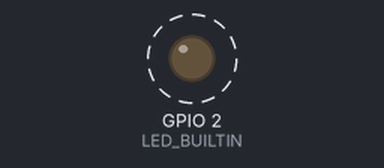
The sketch below on a simulated ESP32. Shown: output pins drawn as LEDs (lit = HIGH). Dashed ring = blinking. What the sketch prints to the serial monitor is not drawn.

Above: at 0.5 s.
Timing chart, 0 to 4.6 s (numbered marks = the images above):
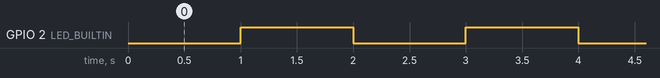

Measured:
- by itself, GPIO 2 (LED_BUILTIN): alternates HIGH for 1.0 s and LOW for 1.0 s

The sketch:

esp32-interrupt.ino
```cpp
/* create a hardware timer */
hw_timer_t * timer = NULL;

/* LED pin */
//int led = 14;
/* LED state */
volatile byte state = LOW;

void IRAM_ATTR onTimer(){
  state = !state;
  digitalWrite(LED_BUILTIN, state);
}

void setup() {
  Serial.begin(115200);

  pinMode(LED_BUILTIN, OUTPUT);

  // Use 1st timer of 4
  // 1 tick take 1/(80MHZ/80) = 1us so we set divider 80 and count up
  timer = timerBegin(0, 80, true);

  // Attach onTimer function to our timer
  timerAttachInterrupt(timer, &onTimer, true);

  // Set alarm to call onTimer function every second 1 tick is 1us => 1 second is 1000000us
  // Repeat the alarm (third parameter)
  timerAlarmWrite(timer, 1000000, true);

  // Start an alarm
  timerAlarmEnable(timer);
  Serial.println("start timer");
}

void loop() {

}
```
